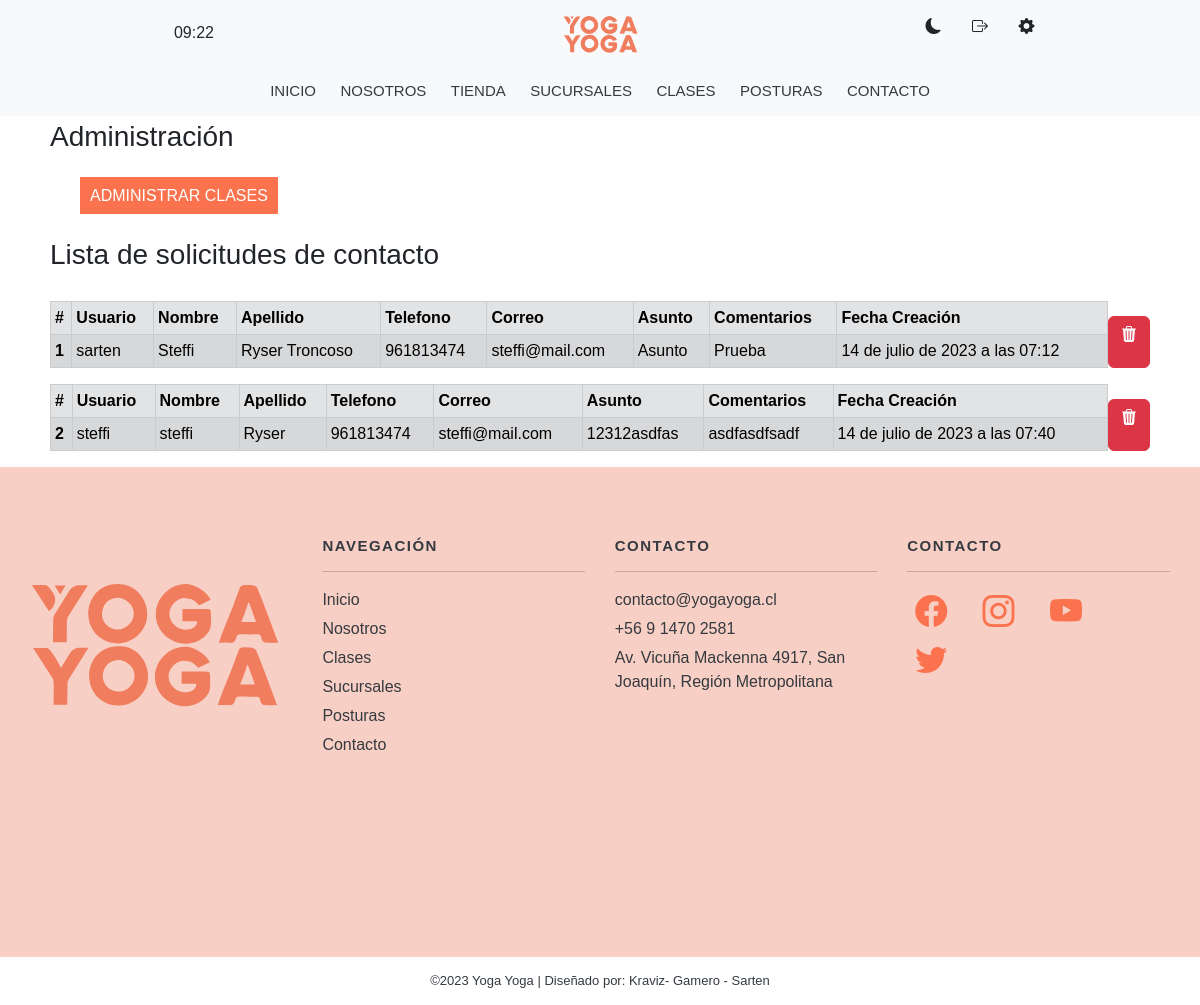
/config/ (signed in), run on the app's committed database.
### crud/models.py (models this page shows, shortened)
class Contacto(models.Model):
    id= models.BigAutoField(primary_key = True)
    user = models.CharField(max_length=50, verbose_name='Usuario')
    nombre = models.CharField(max_length=50, verbose_name='Nombre')
    apellido = models.CharField(max_length=50, verbose_name='Apellido')
    telefono = models.IntegerField(verbose_name='Telefono')
    correo = models.EmailField(verbose_name='Correo electronico')
    asunto = models.CharField(max_length=50, verbose_name='Asunto')
    comentarios = models.TextField(max_length=300, verbose_name='Comentarios')
    created_at = models.DateTimeField(auto_now_add=True, verbose_name='Fecha creacion', null=True)

### crud/views.py (the view)
# urls.py: path('config/', views.listarContactos, name="config"),
def listarContactos(request):
    contactos = Contacto.objects.all()
    return render(request, 'core/config.html', {'contactos': contactos})

### core/templates/core/config.html (shortened to what this page needs)
{% extends 'core/base.html' %}
{% load static %}
{% block link %}
<link rel="stylesheet" href="{% static 'core/css/config.css' %}">{% endblock %}
{% block content %}
<main>
    <h3>Administración</h3>
    <div>
        <a href="{% url 'admin_clases' %}" id="btnn">ADMINISTRAR CLASES</a>
    </div>
    <h3>Lista de solicitudes de contacto</h3>
    {% for c in contactos %}
    <div class="table-responsive">
        <table class="table table-striped table-bordered table-sm table-secondary">
            <thead>
                <tr>
                    <th scope="col">#</th>
                    <th scope="col">Usuario</th>
                    <th scope="col">Nombre</th>
                    <th scope="col">Apellido</th>
                    <th scope="col">Telefono</th>
                    <th scope="col">Correo</th>
                    <th scope="col">Asunto</th>
                    <th scope="col">Comentarios</th>
                    <th scope="col">Fecha Creación</th>
                </tr>
            </thead>
            <tbody>
                <tr>
                    <th scope="row">{{ forloop.counter }}</th>
                    <td>{{ c.user }}</td>
                    <td>{{ c.nombre }}</td>
                    <td>{{ c.apellido }}</td>
                    <td>{{ c.telefono }}</td>
                    <td>{{ c.correo }}</td>
                    <td>{{ c.asunto }}</td>
                    <td>{{ c.comentarios }}</td>
                    <td>{{ c.created_at }}</td>
                </tr>
            </tbody>
        </table>
        <a href="{% url 'eliminar_contacto' c.id %}" class="btn btn-danger mb-3"><i class="bi bi-trash3-fill"></i></a>
    </div>
    {% endfor %}
</main>
{% endblock %}

### core/static/core/css/config.css (style rules this page uses)
main { margin-top: 150px; margin-left: 50px; margin-right: 50px; }
.table-responsive { display: flex; }
h3 { margin-top: 30px; }
h3 { margin-bottom: 30px; }
.table-responsive a { margin-top: 15px; }
#btnn { padding: 10px; background-color: #fa734e; text-decoration: none; color: white; margin: 30px; }

### core/static/core/css/main.css (style rules this page uses)
:root { --color-primary: #fa734e; --color-primary-light: #f8cfc4; --color-dark: #343a40; }
* { margin: 0; padding: 0; font-family: Verdana, Geneva, Tahoma, sans-serif; }
main { margin-top: 120px; }

### data on the page
Contacto: user "sarten", nombre "Steffi", apellido "Ryser Troncoso", telefono "961813474", correo "steffi@mail.com", asunto "Asunto", comentarios "Prueba", created_at "14 de julio de 2023 a las 07:12"
Contacto: user "steffi", nombre "steffi", apellido "Ryser", telefono "961813474", correo "steffi@mail.com", asunto "12312asdfas", comentarios "asdfasdfsadf", created_at "14 de julio de 2023 a las 07:40"
